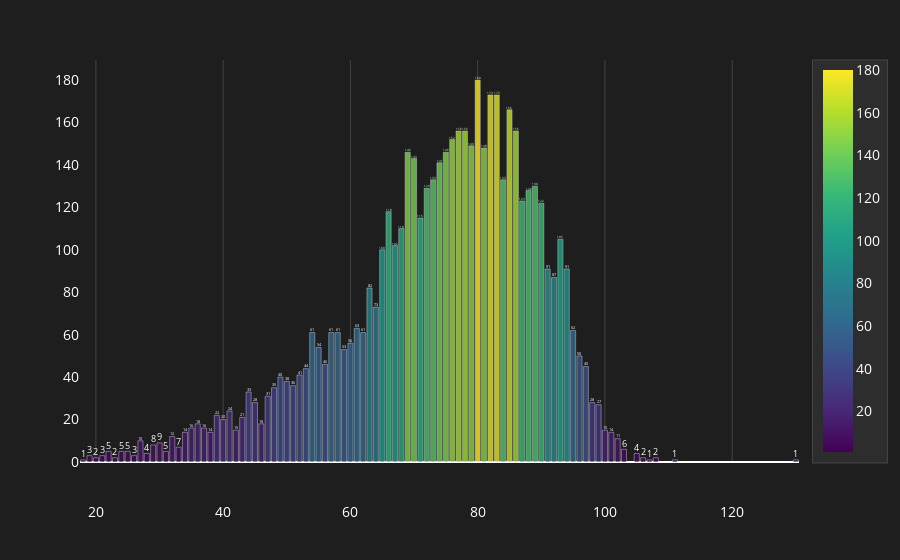

Write notebook code for a chart like this one.
### Code cell
T2fig2 = px.bar(
    avg_age,
    x='lifespan',
    y='Count',
    text='Count',
    title="",
    color='Count',
    color_continuous_scale=px.colors.sequential.Viridis
)

T2fig2.update_traces(
    texttemplate='%{text:.0f}',
    textposition='outside',
    marker=dict(opacity=0.8)
)

T2fig2.update_layout(
    plot_bgcolor="#1E1E1E",
    paper_bgcolor="#1E1E1E",
    font=dict(color="#FFFFFF", size=14),
    title=dict(font=dict(size=40, color="#00CED1"), x=0.5),
    xaxis=dict(
        title="",
        color="#FFFFFF",
        gridcolor="#444444",
        zeroline=False,
        ticklabelstandoff=40
    ),
    yaxis=dict(
        title="",
        color="#FFFFFF",
        showgrid=False
    ),
    coloraxis_colorbar=dict(
        title="",
        tickcolor="#FFFFFF",
        titlefont=dict(color="#FFFFFF"),
        bgcolor="#2D2D2D",
        bordercolor="#444444",
        borderwidth=1
    ),
    height=600 
)

T2fig2.show()

### Figure 1 — Plotly figure (JSON) as saved in the notebook; plotly's stock layout.template omitted (floating-point values rounded to 4 significant figures)
{"data": [{"alignmentgroup": "True", "hovertemplate": "lifespan=%{x}<br>Count=%{marker.color}<extra></extra>", "legendgroup": "", "marker": {"color": [1, 3, 2, 3, 5, 2, 5, 5, 3, 10, 4, 8, 9, 5, 12, 7, 14, 16, 18, 16, 14, 22, 20, 24, 15, 21, 33, 28, 18, 31, 35, 40, 38, 36, 41, 44, 61, 54, 46, 61, 61, 53, 56, 63, 61, 82, 73, 100, 118, 102, 110, 146, 143, 115, 129, 133, 141, 146, 152, 156, 156, 149, 180, 148, 173, 173, 133, 166, 156, 123, 128, 130, 122, 91, 87, 105, 91, 62, 50, 45, 28, 27, 15, 14, 11, 6, 4, 2, 1, 2, 1, 1], "coloraxis": "coloraxis", "opacity": 0.8, "pattern": {"shape": ""}}, "name": "", "offsetgroup": "", "orientation": "v", "showlegend": false, "text": [1, 3, 2, 3, 5, 2, 5, 5, 3, 10, 4, 8, 9, 5, 12, 7, 14, 16, 18, 16, 14, 22, 20, 24, 15, 21, 33, 28, 18, 31, 35, 40, 38, 36, 41, 44, 61, 54, 46, 61, 61, 53, 56, 63, 61, 82, 73, 100, 118, 102, 110, 146, 143, 115, 129, 133, 141, 146, 152, 156, 156, 149, 180, 148, 173, 173, 133, 166, 156, 123, 128, 130, 122, 91, 87, 105, 91, 62, 50, 45, 28, 27, 15, 14, 11, 6, 4, 2, 1, 2, 1, 1], "textposition": "outside", "texttemplate": "%{text:.0f}", "type": "bar", "x": [18, 19, 20, 21, 22, 23, 24, 25, 26, 27, 28, 29, 30, 31, 32, 33, 34, 35, 36, 37, 38, 39, 40, 41, 42, 43, 44, 45, 46, 47, 48, 49, 50, 51, 52, 53, 54, 55, 56, 57, 58, 59, 60, 61, 62, 63, 64, 65, 66, 67, 68, 69, 70, 71, 72, 73, 74, 75, 76, 77, 78, 79, 80, 81, 82, 83, 84, 85, 86, 87, 88, 89, 90, 91, 92, 93, 94, 95, 96, 97, 98, 99, 100, 101, 102, 103, 105, 106, 107, 108, 111, 130], "xaxis": "x", "y": [1, 3, 2, 3, 5, 2, 5, 5, 3, 10, 4, 8, 9, 5, 12, 7, 14, 16, 18, 16, 14, 22, 20, 24, 15, 21, 33, 28, 18, 31, 35, 40, 38, 36, 41, 44, 61, 54, 46, 61, 61, 53, 56, 63, 61, 82, 73, 100, 118, 102, 110, 146, 143, 115, 129, 133, 141, 146, 152, 156, 156, 149, 180, 148, 173, 173, 133, 166, 156, 123, 128, 130, 122, 91, 87, 105, 91, 62, 50, 45, 28, 27, 15, 14, 11, 6, 4, 2, 1, 2, 1, 1], "yaxis": "y"}], "layout": {"autosize": true, "barmode": "relative", "coloraxis": {"colorbar": {"bgcolor": "#2D2D2D", "bordercolor": "#444444", "borderwidth": 1, "tickcolor": "#FFFFFF", "title": {"font": {"color": "#FFFFFF"}, "text": ""}}, "colorscale": [[0, "#440154"], [0.1111, "#482878"], [0.2222, "#3e4989"], [0.3333, "#31688e"], [0.4444, "#26828e"], [0.5556, "#1f9e89"], [0.6667, "#35b779"], [0.7778, "#6ece58"], [0.8889, "#b5de2b"], [1, "#fde725"]]}, "font": {"color": "#FFFFFF", "size": 14}, "legend": {"tracegroupgap": 0}, "margin": {"t": 60}, "paper_bgcolor": "#1E1E1E", "plot_bgcolor": "#1E1E1E", "title": {"font": {"color": "#00CED1", "size": 40}, "x": 0.5}, "xaxis": {"anchor": "y", "autorange": true, "color": "#FFFFFF", "domain": [0, 1], "gridcolor": "#444444", "range": [17.5, 130.5], "ticklabelstandoff": 40, "title": {"text": ""}, "type": "linear", "zeroline": false}, "yaxis": {"anchor": "x", "autorange": true, "color": "#FFFFFF", "domain": [0, 1], "range": [0, 189.5], "showgrid": false, "title": {"text": ""}, "type": "linear"}}}
